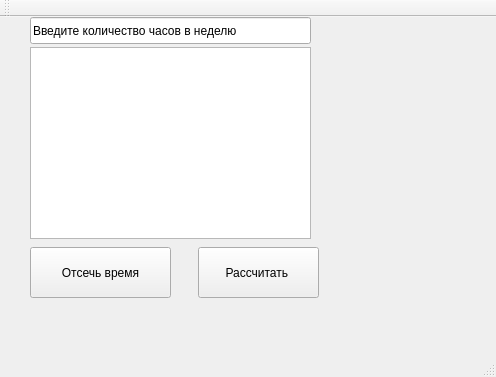
<?xml version="1.0" encoding="UTF-8"?>
<ui version="4.0">
 <class>MainWindow</class>
 <widget class="QMainWindow" name="MainWindow">
  <property name="geometry">
   <rect>
    <x>0</x>
    <y>0</y>
    <width>496</width>
    <height>377</height>
   </rect>
  </property>
  <property name="windowTitle">
   <string>MainWindow</string>
  </property>
  <widget class="QWidget" name="centralWidget">
   <widget class="QPushButton" name="pB_time">
    <property name="geometry">
     <rect>
      <x>30</x>
      <y>230</y>
      <width>141</width>
      <height>51</height>
     </rect>
    </property>
    <property name="text">
     <string>Отсечь время</string>
    </property>
   </widget>
   <widget class="QLineEdit" name="lineEdit_hours_per_week">
    <property name="geometry">
     <rect>
      <x>30</x>
      <y>0</y>
      <width>281</width>
      <height>27</height>
     </rect>
    </property>
    <property name="text">
     <string>Введите количество часов в неделю</string>
    </property>
   </widget>
   <widget class="QPushButton" name="pB_getTimeTime">
    <property name="geometry">
     <rect>
      <x>198</x>
      <y>230</y>
      <width>121</width>
      <height>51</height>
     </rect>
    </property>
    <property name="text">
     <string>Рассчитать </string>
    </property>
   </widget>
   <widget class="QTableView" name="tableView">
    <property name="geometry">
     <rect>
      <x>30</x>
      <y>30</y>
      <width>281</width>
      <height>192</height>
     </rect>
    </property>
   </widget>
  </widget>
  <widget class="QMenuBar" name="menuBar">
   <property name="geometry">
    <rect>
     <x>0</x>
     <y>0</y>
     <width>496</width>
     <height>25</height>
    </rect>
   </property>
  </widget>
  <widget class="QToolBar" name="mainToolBar">
   <attribute name="toolBarArea">
    <enum>TopToolBarArea</enum>
   </attribute>
   <attribute name="toolBarBreak">
    <bool>false</bool>
   </attribute>
  </widget>
  <widget class="QStatusBar" name="statusBar"/>
 </widget>
 <layoutdefault spacing="6" margin="11"/>
 <resources/>
 <connections/>
</ui>
